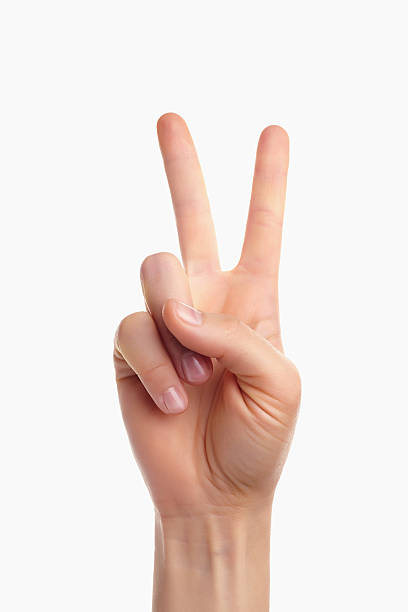
#> input picture finger2.jpg, 408 x 612 px
$ python main.py
#> lines starting #> are read from the running program, lines starting #| are printed output that depends on the picture; after the words box and inside, x2 and y2 are one past the last pixel; in counts of white or black regions, pixels touching at a corner belong together
import cv2
import numpy as np

img = cv2.imread("finger2.jpg")
#> img is the input picture: shape (612, 408, 3); mean B, G, R 220.4, 225.5, 238.4

hsvim = cv2.cvtColor(img, cv2.COLOR_BGR2HSV)
#> hsvim: shape (612, 408, 3); mean H, S, V 4.1, 23.4, 238.5
lower = np.array([0, 48, 80], dtype = "uint8")
upper = np.array([20, 255, 255], dtype = "uint8")
skinRegionHSV = cv2.inRange(hsvim, lower, upper)
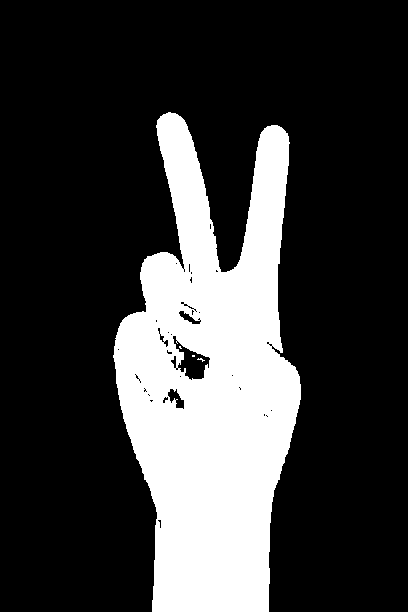
#> skinRegionHSV: shape (612, 408); 23.5% white; 4 white regions (3 under 20 px), largest, box (x1, y1, x2, y2) and area: (113, 112, 301, 612) 58708
blurred = cv2.blur(skinRegionHSV, (2,2))

#blur = blur_image(img)
ret,thresh = cv2.threshold(blurred,0,255,cv2.THRESH_BINARY)
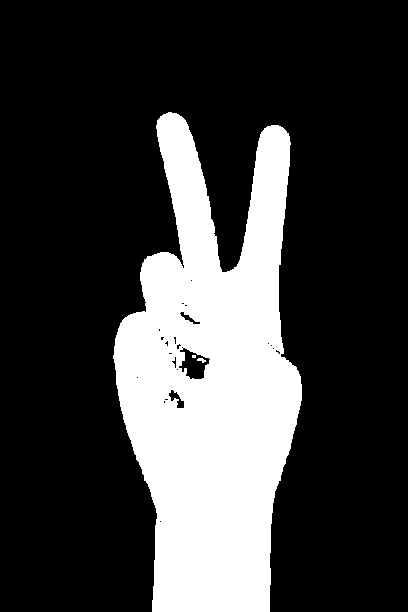
#> thresh: shape (612, 408); 24% white; 3 white regions (1 under 20 px)

#Get the contours
contours, hierarchy = cv2.findContours(thresh, cv2.RETR_TREE, cv2.CHAIN_APPROX_SIMPLE)
#> contours = 26 contours, 21 with area under 20; largest, box (x1, y1, x2, y2) and area: (113, 112, 302, 612) 59954, (178, 347, 211, 380) 609, (168, 389, 185, 409) 147, (179, 311, 201, 325) 94, (171, 356, 177, 369) 29
contours = max(contours, key=lambda x: cv2.contourArea(x))
#> contours = contour of 520 points, box (x1, y1, x2, y2) (113, 112, 302, 612), area 59954
cv2.drawContours(img, [contours], -1, (255,255,0), 2)

hull = cv2.convexHull(contours)
#> hull = contour of 20 points, box (x1, y1, x2, y2) (113, 112, 302, 612), area 77650
cv2.drawContours(img, [hull], -1, (0, 255, 255), 2)

hull = cv2.convexHull(contours, returnPoints=False)
#> hull = 20 values, max 519 at index 0, min 0 at index 19, mean 209.9
defects = cv2.convexityDefects(contours, hull)
#> defects = 16 rows, first 6: [0, 4, 3, 190], [4, 6, 5, 142], [6, 8, 7, 154], [8, 10, 9, 201], [10, 144, 67, 13910], [144, 146, 145, 222]

if defects is not None:
  cnt = 0
  biggie = False
for i in range(defects.shape[0]):  # calculate the angle

  s, e, f, d = defects[i][0]
  start = tuple(contours[s][0])
  end = tuple(contours[e][0])
  far = tuple(contours[f][0])

  a = np.sqrt((end[0] - start[0]) ** 2 + (end[1] - start[1]) ** 2)
  b = np.sqrt((far[0] - start[0]) ** 2 + (far[1] - start[1]) ** 2)
  c = np.sqrt((end[0] - far[0]) ** 2 + (end[1] - far[1]) ** 2)
  angle = np.arccos((b ** 2 + c ** 2 - a ** 2) / (2 * b * c))  #      cosine theorem
  if angle <= np.pi / 2:  # angle less than 90 degree, treat as fingers
    cnt += 1
    cv2.circle(img, far, 4, [0,255, 0], -1)
  elif angle >= np.pi/2  and angle <= np.pi/1.5 and cnt == 0:
    cnt =1
    biggie = True
    cv2.circle(img, far, 4, [255, 0, 0], -1)
#> this loop made 16 passes
#> (s, e, f, d, start, end, far, a) on passes 1 to 10: (0, 4, 3, 190, (168, 112), (163, 114), (165, 114), 5.39), (4, 6, 5, 142, (163, 114), (160, 116), (161, 116), 3.61), (6, 8, 7, 154, (160, 116), (157, 120), (160, 117), 5), (8, 10, 9, 201, (157, 120), (156, 125), (157, 124), 5.1), (10, 144, 67, 13910, (156, 125), (115, 338), (184, 267), 216.9), (144, 146, 145, 222, (115, 338), (114, 346), (115, 345), 8.06), (146, 148, 147, 226, (114, 346), (113, 355), (114, 354), 9.06), (149, 155, 154, 411, (113, 358), (116, 384), (116, 370), 26.17), (155, 236, 225, 5194, (116, 384), (152, 611), (157, 513), 229.8), (237, 300, 248, 3386, (269, 611), (301, 400), (272, 503), 213.4)
#> img: shape (612, 408, 3); mean B, G, R 218.1, 226.6, 234.7
#> after the loop, biggie = False; cnt = 1
if cnt > 0 and biggie == False:
  cnt = cnt+1
#> cnt = 2
cv2.putText(img, str(cnt), (0, 50), cv2.FONT_HERSHEY_SIMPLEX,1, (255, 0, 0) , 2, cv2.LINE_AA)
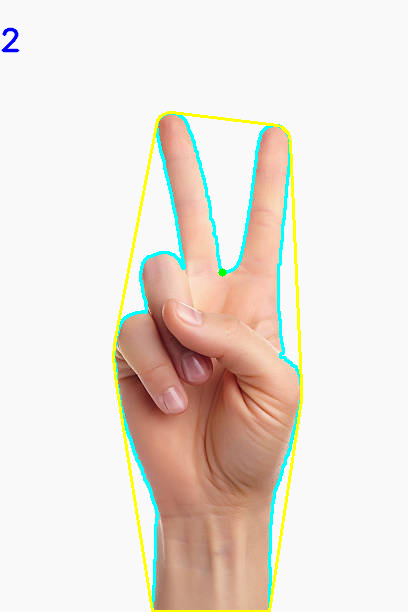
#> img: shape (612, 408, 3); mean B, G, R 218.1, 226.4, 234.6

cv2.imshow("hull", img)
cv2.waitKey(0)
